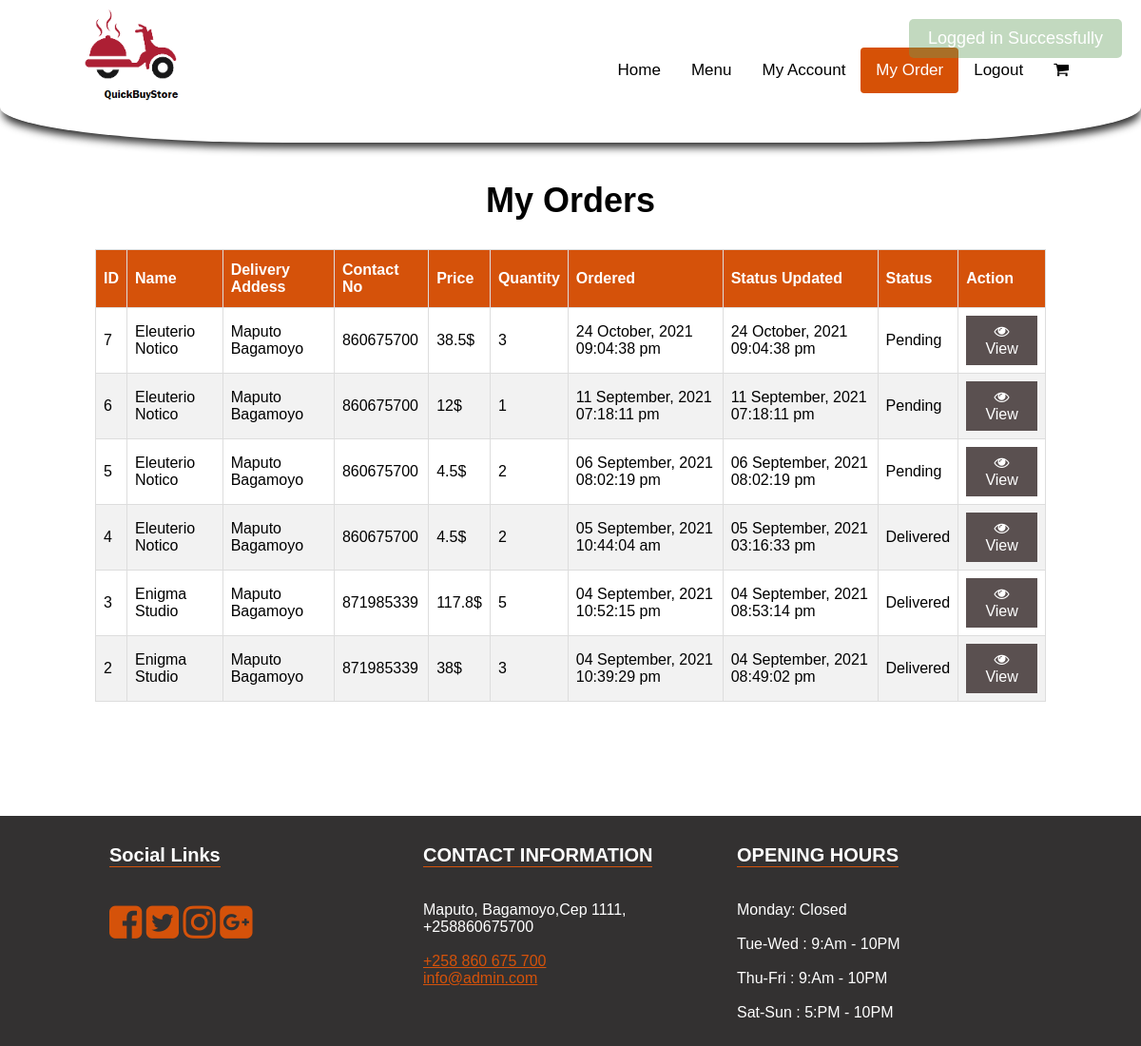
The app's page /food-delivery/order.php (signed in) with its own data.
### tables this page shows
CREATE TABLE IF NOT EXISTS `orders` (
  `id` int(11) unsigned NOT NULL AUTO_INCREMENT,
  `user_id` int(11) unsigned NOT NULL,
  `delivery_address` text NOT NULL,
  `contact_no` varchar(20) NOT NULL,
  `full_name` varchar(255) NOT NULL,
  `payment_option` varchar(255) NOT NULL,
  `order_total_amount` varchar(100) NOT NULL,
  `order_total_quantity` int(11) unsigned NOT NULL,
  `status` enum('Pending','Processing','Picked','Shipped','Delivered','Cancelled') NOT NULL DEFAULT 'Pending',
  `created` datetime NOT NULL DEFAULT CURRENT_TIMESTAMP,
  `updated` datetime NOT NULL DEFAULT CURRENT_TIMESTAMP,
  PRIMARY KEY (`id`)
);

CREATE TABLE IF NOT EXISTS `settings` (
  `id` int(11) unsigned NOT NULL AUTO_INCREMENT,
  `about_title` text NOT NULL,
  `about_detail` text NOT NULL,
  `about_img` varchar(255) NOT NULL,
  `fb_link` varchar(255) NOT NULL,
  `tw_link` varchar(255) NOT NULL,
  `ins_link` varchar(255) NOT NULL,
  `gplus_link` varchar(255) NOT NULL,
  `contact_info` text NOT NULL,
  `opening_hours` text NOT NULL,
  `currency` enum('GBP','USD','EURO','MZN') NOT NULL DEFAULT 'GBP',
  PRIMARY KEY (`id`)
);

### food-delivery/functions/flash.php (called while the page is built, shortened)
<?php
class FlashMessage {
    public static function render($var) {
        $messages = $_SESSION[$var];
        return $messages;
    }
}
?>

### food-delivery/order.php (the view, shortened to what this page needs)
<?php
include 'functions/flash.php';
$flash = new \FlashMessage();
include 'includes/header.php';
$sql = "SELECT * FROM orders WHERE user_id = '".$_SESSION['logged_in_id']."' ORDER BY id DESC";
$result = $conn->query($sql);
?>
	<section class="inner-page-sec">
		<div class="container">
			<h1>My Orders</h1>
			<div style="overflow-x:auto;">
				<table class="custom-tbl">
					<thead>
						<tr>
							<th>ID</th>
							<th>Name</th>
							<th>Delivery Addess</th>
							<th>Contact No</th>
							<th>Price</th>
							<th>Quantity</th>
							<th>Ordered</th>
							<th>Status Updated</th>
							<th>Status</th>
							<th>Action</th>
						</tr>
					</thead>
					<tbody>
						<?php
						if ($result->num_rows > 0) {
							while($row = $result->fetch_assoc()){
						?>
						<tr>
							<td><?php echo $row['id']?></td>
							<td><?php echo $row['full_name']?></td>
							<td><?php echo $row['delivery_address']?></td>
							<td><?php echo $row['contact_no']?></td>
							<td><?php echo $row['order_total_amount']?><?php echo $currency_format[$rowS['currency']];?></td>
							<td><?php echo $row['order_total_quantity']?></td>
							<td><?php
								$created = strtotime( $row['created'] );
								echo date('d F, Y h:i:s a', $created);
								?></td>
							<td><?php
								$updated = strtotime( $row['updated'] );
								echo date('d F, Y h:i:s a', $updated);
								?></td>
							<td><?php echo $row['status']?></td>
							<td>
								<a href="order-detail.php?id=<?php echo $row['id']?>" class="view-icon"><i class="fa fa-eye" aria-hidden="true"></i> View</a>
							</td>
						</tr>
						<?php } } else { ?>
							<tr>
								<td colspan="10">No Order Found!</td>
							</tr>
						<?php }  ?>
					</tbody>
				</table>
			</div>
		</div>
	</section>
<?php include 'includes/footer.php'; ?>

### food-delivery/includes/footer.php (shortened to what this page needs)
<footer>
	<div class="container">
		<div class="col-1">
			<h3>Social Links</h3>
			<ul>
				<li><a href="<?php echo $rowS['fb_link'];?>"><i class="fa fa-facebook-square" aria-hidden="true"></i></a></li>
				<li><a href="<?php echo $rowS['tw_link'];?>"><i class="fa fa-twitter-square" aria-hidden="true"></i></a></li>
				<li><a href="<?php echo $rowS['ins_link'];?>"><i class="fa fa-instagram" aria-hidden="true"></i></a></li>
				<li><a href="<?php echo $rowS['gplus_link'];?>"><i class="fa fa-google-plus-square" aria-hidden="true"></i></a></li>
			</ul>
		</div>
		<div class="col-1">
			<h3>CONTACT INFORMATION</h3>
			<p>
				<?php echo $rowS['contact_info'];?>
			</p>
		</div>
		<div class="col-1">
			<h3>OPENING HOURS</h3>
			<p>
				<?php echo $rowS['opening_hours'];?>
			</p>
		</div>
	</div>
</footer>
</div>
<?php
$nmsg=$flash->render('notification_msg');
$ntype=$flash->render('notification_type');
$str = "";
if($nmsg){
	$str .= '<div class="notificaton-msg msg-'.$ntype.'" style="top:20px;">';
    $str .= $nmsg;
	$str .= '</div>';
}
echo $str;
?>
</body>
</html>

### food-delivery/css/main.css (style rules this page uses)
body { margin: 0; font-family: Arial, Helvetica, sans-serif; }
footer { background-color: #333131; color: #fff; }
footer .container { max-width: 1000px; width: 100%; margin: 0px auto; }
footer .container .col-1 { float: left; width: 30%; padding: 10px 15px; }
footer .container .col-1 a { color: #d5520a; }
footer .container .col-1 h3 { text-align: left; font-size: 20px; border-bottom: 1px solid #d5530c; display: inline-block; }
footer .container .col-1 ul { padding: 0px; list-style: none; }
footer .container .col-1 ul li { display: inline-block; }
footer .container .col-1 ul li a { font-size: 40px; color: #d5520a; }
.inner-page-sec { padding-top: 150px; padding-bottom: 80px; }
.inner-page-sec .container { max-width: 1000px; width: 100%; margin: 40px auto; }
.inner-page-sec .container h1 { text-align: center; font-size: 36px; }
.notificaton-msg { position: fixed; top: 20px; right: 20px; z-index: 99999999; background-color: #4e4242; color: #fff; padding: 10px 20px 10px; border-radius: 5px; font-size: 18px; font-weight: 100; font-family: sans-serif; }
.notificaton-msg.msg-success { background-color: #63a05c; color: #fff; }
.custom-tbl { font-family: Arial, Helvetica, sans-serif; border-collapse: collapse; width: 100%; }
.custom-tbl td, .custom-tbl th { border: 1px solid #ddd; padding: 8px; }
.custom-tbl tr:nth-child(even) { background-color: #f2f2f2; }
.custom-tbl th { padding-top: 12px; padding-bottom: 12px; text-align: left; background-color: #d5520a; color: white; }
.view-icon { text-decoration: none; color: #ffffff; background-color: #5a5050; padding: 7px 15px; border: 1px solid #5a5050; display: inline-block; text-align: center; }

### records on screen
orders: id "7", full_name "Eleuterio Notico", delivery_address "Maputo Bagamoyo", contact_no "860675700", order_total_amount "38.5", order_total_quantity "3", created "24 October, 2021 09:04:38 pm", updated "24 October, 2021 09:04:38 pm", status "Pending"
settings: currency "$", contact_info "Maputo, Bagamoyo,Cep 1111, +258860675700 +258 860 675 700 info@admin.com", opening_hours "Monday: Closed Tue-Wed : 9:Am - 10PM Thu-Fri : 9:Am - 10PM Sat-Sun : 5:PM - 10PM"
orders: id "6", full_name "Eleuterio Notico", delivery_address "Maputo Bagamoyo", contact_no "860675700", order_total_amount "12", order_total_quantity "1", created "11 September, 2021 07:18:11 pm", updated "11 September, 2021 07:18:11 pm", status "Pending"
orders: id "5", full_name "Eleuterio Notico", delivery_address "Maputo Bagamoyo", contact_no "860675700", order_total_amount "4.5", order_total_quantity "2", created "06 September, 2021 08:02:19 pm", updated "06 September, 2021 08:02:19 pm", status "Pending"
orders: id "4", full_name "Eleuterio Notico", delivery_address "Maputo Bagamoyo", contact_no "860675700", order_total_amount "4.5", order_total_quantity "2", created "05 September, 2021 10:44:04 am", updated "05 September, 2021 03:16:33 pm", status "Delivered"
orders: id "3", full_name "Enigma Studio", delivery_address "Maputo Bagamoyo", contact_no "871985339", order_total_amount "117.8", order_total_quantity "5", created "04 September, 2021 10:52:15 pm", updated "04 September, 2021 08:53:14 pm", status "Delivered"
orders: id "2", full_name "Enigma Studio", delivery_address "Maputo Bagamoyo", contact_no "871985339", order_total_amount "38", order_total_quantity "3", created "04 September, 2021 10:39:29 pm", updated "04 September, 2021 08:49:02 pm", status "Delivered"
